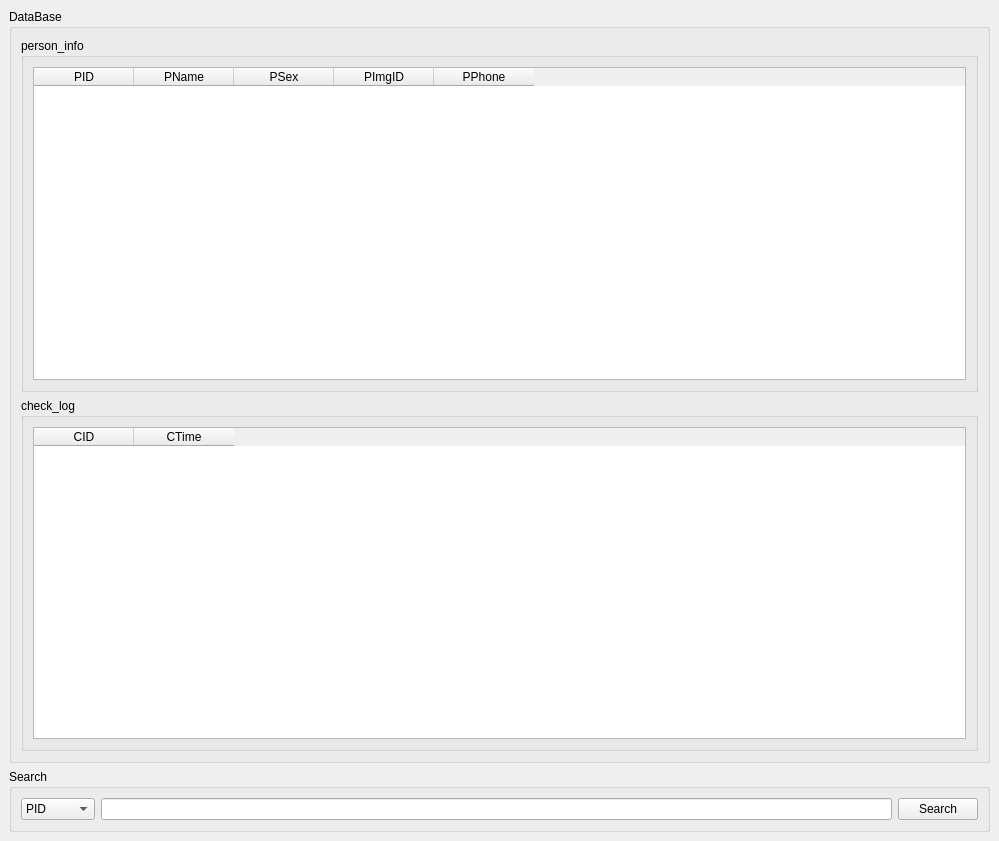
<?xml version="1.0" encoding="UTF-8"?>
<ui version="4.0">
 <class>DataWindow</class>
 <widget class="QMainWindow" name="DataWindow">
  <property name="geometry">
   <rect>
    <x>0</x>
    <y>0</y>
    <width>999</width>
    <height>841</height>
   </rect>
  </property>
  <property name="windowTitle">
   <string>DataWindow</string>
  </property>
  <widget class="QWidget" name="centralwidget">
   <layout class="QGridLayout" name="gridLayout">
    <item row="0" column="0">
     <layout class="QVBoxLayout" name="verticalLayout_2">
      <item>
       <widget class="QGroupBox" name="groupBox_database">
        <property name="title">
         <string>DataBase</string>
        </property>
        <layout class="QVBoxLayout" name="verticalLayout">
         <item>
          <widget class="QGroupBox" name="groupBox_personinfo">
           <property name="title">
            <string>person_info</string>
           </property>
           <layout class="QGridLayout" name="gridLayout_2">
            <item row="0" column="0">
             <widget class="QTableWidget" name="tableWidget_person_info">
              <property name="textElideMode">
               <enum>Qt::ElideRight</enum>
              </property>
              <property name="showGrid">
               <bool>true</bool>
              </property>
              <property name="sortingEnabled">
               <bool>false</bool>
              </property>
              <property name="columnCount">
               <number>5</number>
              </property>
              <column>
               <property name="text">
                <string>PID</string>
               </property>
              </column>
              <column>
               <property name="text">
                <string>PName</string>
               </property>
              </column>
              <column>
               <property name="text">
                <string>PSex</string>
               </property>
              </column>
              <column>
               <property name="text">
                <string>PImgID</string>
               </property>
              </column>
              <column>
               <property name="text">
                <string>PPhone</string>
               </property>
              </column>
             </widget>
            </item>
           </layout>
          </widget>
         </item>
         <item>
          <widget class="QGroupBox" name="groupBox_checklog">
           <property name="title">
            <string>check_log</string>
           </property>
           <layout class="QGridLayout" name="gridLayout_3">
            <item row="0" column="0">
             <widget class="QTableWidget" name="tableWidget_check_log">
              <property name="columnCount">
               <number>2</number>
              </property>
              <column>
               <property name="text">
                <string>CID</string>
               </property>
              </column>
              <column>
               <property name="text">
                <string>CTime</string>
               </property>
              </column>
             </widget>
            </item>
           </layout>
          </widget>
         </item>
        </layout>
       </widget>
      </item>
      <item>
       <layout class="QHBoxLayout" name="horizontalLayout_2">
        <item>
         <widget class="QGroupBox" name="groupBox">
          <property name="title">
           <string>Search</string>
          </property>
          <layout class="QHBoxLayout" name="horizontalLayout">
           <item>
            <widget class="QComboBox" name="comboBox">
             <item>
              <property name="text">
               <string>PID</string>
              </property>
             </item>
             <item>
              <property name="text">
               <string>PName</string>
              </property>
             </item>
             <item>
              <property name="text">
               <string>PSex</string>
              </property>
             </item>
             <item>
              <property name="text">
               <string>PImgID</string>
              </property>
             </item>
             <item>
              <property name="text">
               <string>PPhone</string>
              </property>
             </item>
            </widget>
           </item>
           <item>
            <widget class="QLineEdit" name="lineEdit"/>
           </item>
           <item>
            <widget class="QPushButton" name="pushButton">
             <property name="text">
              <string>Search</string>
             </property>
            </widget>
           </item>
          </layout>
         </widget>
        </item>
       </layout>
      </item>
     </layout>
    </item>
   </layout>
  </widget>
 </widget>
 <resources/>
 <connections/>
</ui>
